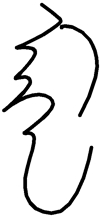
#> input picture src/0.jpg, 100 x 216 px
$ python script_aug.py   (older library calls are emulated)
#> lines starting #> are read from the running program, lines starting #| are printed output that depends on the picture; after the words box and inside, x2 and y2 are one past the last pixel; in counts of white or black regions, pixels touching at a corner belong together
#> further down, img is the input picture: shape (216, 100, 3); min 0, max 255, mean 230.4
### Information_extraction.py
from skimage import morphology, data, color
import cv2 as cv
import numpy as np
import math
import random
import copy


def information_extraction(src, k1_control_field_corner, k2_control_field_third_bezier):
    """
    [[list_cor], [list_ske], [list_bezier_use_information]]
     /////[list_bezier_use_information] = [[pt_cor1, pt_cor2],[pt_third_bezier],[俩角点控制域],[第三控制点控制域]]
    """
#> called with k1_control_field_corner = 0.6, k2_control_field_third_bezier = 0.6

    # 计算两点距离
    def two_points_distance(point1, point2):
        p1 = point1[0] - point2[0]
        p2 = point1[1] - point2[1]
        distance = math.hypot(p1, p2)

        return distance

    # 计算点到两点所组成直线距离
    def get_distance_from_point_to_line(point, line_point1, line_point2):
        # 对于两点坐标为同一点时,返回点与点的距离
        if line_point1 == line_point2:
            point_array = np.array(point)
            point1_array = np.array(line_point1)
            return np.linalg.norm(point_array - point1_array)
        # 计算直线的三个参数
        A = line_point2[1] - line_point1[1]
        B = line_point1[0] - line_point2[0]
        C = (line_point1[1] - line_point2[1]) * line_point1[0] + \
            (line_point2[0] - line_point1[0]) * line_point1[1]
        # 根据点到直线的距离公式计算距离
        distance = np.abs(A * point[0] + B * point[1] + C) / (np.sqrt(A ** 2 + B ** 2))
        return distance

    # 骨架索引
    def skeleton_index(skeleton_src):
        index = []
        row, col = skeleton_src.shape
        for a in range(0, row):
            for b in range(0, col):
                if skeleton_src[a][b] == 1:
                    index.append((b, a))

        return index

    # 求多分支点和端点
    def corner_index(list_ske):
        list_corner = []
        for point in list_ske:
            num_branches = 0
            for a in range(-1, 2):
                for b in range(-1, 2):
                    if(point[0] + a, point[1] + b) in list_ske:
                        num_branches = num_branches + 1
            if num_branches != 3:
                list_corner.append(point)

        return list_corner

    # 去掉骨架上所有角点,只留下骨架
    def skeleton_clean(list_ske, list_corner):
        for pt in list_corner:
            list_ske.remove(pt)

        return list_ske

    # 角点去冗余
    def list_corner_clean(image_original, list_corner):
        # 先做角点的连通域检测
        image_original = image_original.astype(np.uint8) * 255
        image_original_copy = np.zeros_like(image_original)
        for pt in list_corner:
            cv.circle(image_original_copy, pt, 0, (255, 255, 255), -1)

        # 连通域检测
        nums_label, labels = cv.connectedComponents(image_original_copy)

        # 连通域的点分类打成list
        list_total = []
        # 先确定要打多少个子list
        for a in range(0, nums_label - 1):
            list_total.append([])
        # 遍历整个labels
        row, col = labels.shape
        for a in range(0, row):
            for b in range(0, col):
                if labels[a][b] > 0:
                    list_total[(labels[a][b] - 1)].append((b, a))

        # 接下来直接选出各个子连通域的中心角点
        list_corner_new = []
        for list in list_total:
            if len(list) == 1:
                list_corner_new.append(list[0])
            else:
                list_sort_a = []
                list_sort_b = []
                list_distance = []
                for pt in list:
                    list_sort_a.append(pt[0])
                    list_sort_b.append(pt[1])
                list_sort_a.sort()
                list_sort_b.sort()
                mid_a = (list_sort_a[0] + list_sort_a[-1]) / 2
                mid_b = (list_sort_b[0] + list_sort_b[-1]) / 2
                for pt in list:
                    list_distance.append(two_points_distance((mid_a, mid_b), pt))
                list_corner_new.append(list[list_distance.index(min(list_distance))])

        return list_corner_new

    # 骨架连通域检测
    def skeleton_connected(image_original, ske_index):

        # 画去冗余后的骨架图
        image_original = image_original.astype(np.uint8) * 255
        image_original_copy = np.zeros_like(image_original)
        for pt in ske_index:
            cv.circle(image_original_copy, pt, 0, (255, 255, 255), 0)

        # 连通域检测
        nums_label, labels = cv.connectedComponents(image_original_copy)

        # 连通域的点分类打成list
        list_total = []
        # 先确定要打多少个子list
        for a in range(0, nums_label-1):
            list_total.append([])
        # 遍历整个labels
        row, col = labels.shape
        for a in range(0, row):
            for b in range(0, col):
                if labels[a][b] > 0:
                    list_total[(labels[a][b]-1)].append((b, a))

        return list_total

    # 骨架角点匹配
    def ske_cor_match(list_ske, list_cor):
        """
        [[end_pt1, end_pt2], [cor_pt1, cor_pt2], [list_ske_pt]]
        """
        list_total = []
        # 是有可能还剩余孤立角点没有骨架匹配的，因为孤立角点没有骨架能匹配
        for list in list_ske:
            list_integration = []
            list_endpoint = []
            list_corner = []
            # 骨架数量大于等于2的情况
            if len(list) >= 2:
                # 先数分支数
                for pt in list:
                    count_branches = 0
                    # 8邻域
                    for a in range(-1, 2):
                        for b in range(-1, 2):
                            if (pt[0] + a, pt[1] + b) in list:
                                count_branches = count_branches + 1
                    # 此时端点一定只有两个
                    if count_branches == 2:
                        list_endpoint.append(pt)
                list_integration.append(list_endpoint)
                # 找到端点后，匹配距离最近的角点
                for pt_end in list_endpoint:
                    # 计算该端点到所有角点的距离
                    list_distance = []
                    for pt_corner in list_cor:
                        list_distance.append(two_points_distance(pt_end, pt_corner))
                    # 取距离最小的角点
                    point_corner = list_cor[list_distance.index(min(list_distance))]
                    list_corner.append(point_corner)
                list_integration.append(list_corner)
                list_integration.append(list)
                list_total.append(list_integration)
            # 骨架数量等于1的情况
            if len(list) == 1:
                # 此时只有一个骨架点，找两个最近的角点匹配
                pt = list[0]
                list_endpoint.append(pt)
                list_endpoint.append(pt)
                list_integration.append(list_endpoint)
                list_distance = []
                for pt_corner in list_cor:
                    list_distance.append(two_points_distance(pt, pt_corner))
                list_copy_distance = copy.copy(list_distance)
                list_copy_distance.sort()
                d_min, d_second_min = list_copy_distance[0], list_copy_distance[1]
                pt_cor1, pt_cor2 = list_cor[list_distance.index(d_min)], list_cor[list_distance.index(d_second_min)]
                list_corner.append(pt_cor1)
                list_corner.append(pt_cor2)
                list_integration.append(list_corner)
                list_integration.append(list)
                list_total.append(list_integration)
        # 考虑有孤立角点存在的情况
        list_cor_wait_clean = []
        for list in list_total:
            for pt in list[1]:
                list_cor_wait_clean.append(pt)
        list_cor_clean = set(list_cor_wait_clean)
        for pt in list_cor_clean:
            list_cor.remove(pt)
        if len(list_cor) != 0:
            for pt in list_cor:
                list_integration = []
                list_endpoint = []
                list_corner = []
                list_endpoint.append(pt)
                list_endpoint.append(pt)
                list_integration.append(list_endpoint)
                # 骨架两个端点和两个角点是一样的
                list_integration.append(list_endpoint)
                list_corner.append(pt)
                list_integration.append(list_corner)
                list_total.append(list_integration)

        return list_total

    # 骨架顺序重排
    def ske_rearrangement(list_total):
        """
         [[cor1_1,cor1_2],[ske_list1]]
        """
        for a in list_total:
            point_temp = a[0][0]
            list_ske_new = []
            while point_temp != a[0][1]:
                list_ske_new.append(point_temp)
                a[2].remove(point_temp)
                list_temp = []
                # 查这个点的8领域
                for x in range(-1, 2):
                    for y in range(-1, 2):
                        if (point_temp[0]+x, point_temp[1]+y) in a[2]:
                            list_temp.append((point_temp[0]+x, point_temp[1]+y))
                point_temp = list_temp[0]
            list_ske_new.append(a[0][1])
            # 重构原来的list_from_ske_cor_match
            del(a[2])
            del(a[0])
            a.append(list_ske_new)

        return list_total

    # 角点增补
    def cor_addition(list_total):
        """
        [[list_cor], [list_ske], [list_bezier_use_information]]
            ///////[list_bezier_use_information] = [[list_cor], [list_ske]]
        """
        # 按照骨架list来循环
        for index_list_total in range(len(list_total)):

            # 数据准备
            list_bezier_information, list_bezier_cor, list_bezier_ske, list_integration = [], [], [], []
            child_list_total = list_total[index_list_total]
            len_ske = len(child_list_total[1])
            # 少数量骨架直接不处理
            if len_ske <= 4:
                list_no_addition = copy.copy(child_list_total)
                list_bezier_information.append(list_no_addition)
                list_total[index_list_total].append(list_bezier_information)
                continue  # 下面的就不执行了，直接走下一次主循环

            # 正常骨架的情况
            list_cor = child_list_total[0]
            list_ske = child_list_total[1]
            # 先给list_bezier_cor打进第一个角点
            list_bezier_cor.append(list_cor[0])
            flag_first_pt = 1  # 设置初始flag，判断从第一个点开始
            flag_need_new_direction = 1
            pt_cor = list_cor[0]  # 定义角点 暂定是第一个角点
            flag_judge_s_change = 0  # 定义判定s型骨架是否改变的flag
            target_arc_x, target_arc_y = 0, 0  # 初始化圆弧形骨架方向
            flag_judge_integration = 0  # 初始化是否整合的判定标签
            list_judge_three_direction = []  # 初始化三个合理方向的列表
            x, y = 0, 0  # 初始化方向
            index_ske = 0

            # 从骨架开始循环
            for index_ske in range(len_ske-3):
                # 先判断需不需要定义新的方向
                if flag_need_new_direction == 1:  # 表示需要一个新的方向
                    flag_need_new_direction = 0  # 重置direction 不需要新方向了

                    # 判断是不是第一个角点
                    if flag_first_pt == 1:  # 表示是第一个角点
                        flag_first_pt = 0  # 重置 不再是第一个点了 只会出现一次
                        pt_cor = list_cor[0]
                        # 判断角点和骨架点是否相邻
                        flag_judge_near = 0  # 初始化near的flag
                        for a in range(-1, 2):
                            for b in range(-1, 2):
                                if list_ske[index_ske][0] + a == pt_cor[0] and list_ske[index_ske][1] + b == pt_cor[1]:
                                    flag_judge_near = 1  # 表示角点和骨架相邻
                                    x, y = list_ske[0][0] - pt_cor[0], list_ske[0][1] - pt_cor[1]
                        if flag_judge_near == 0:  # 表示角点和骨架不相邻，直接取第一和第二骨架的方向
                            x, y = list_ske[1][0] - list_ske[0][0], list_ske[1][1] - list_ske[0][1]
                    # 表示不是第一个角点，直接取角点和骨架的方向
                    else:
                        x, y = list_ske[index_ske][0] - pt_cor[0], list_ske[index_ske][1] - pt_cor[1]

                    # 定义了新的方向，那么判定目标方向也要做更改
                    target_arc_x, target_arc_y = -x, -y
                    # 设定好哪三个方向是符合flag_judge_s_change的,一共有8种情况
                    if (x, y) == (-1, -1):
                        list_judge_three_direction = [(-1, -1), (-1, 0), (0, -1)]
                    elif (x, y) == (-1, 0):
                        list_judge_three_direction = [(-1, 0), (-1, 1), (-1, -1)]
                    elif (x, y) == (-1, 1):
                        list_judge_three_direction = [(-1, 1), (-1, 0), (0, 1)]
                    elif (x, y) == (0, 1):
                        list_judge_three_direction = [(0, 1), (-1, 1), (1, 1)]
                    elif (x, y) == (1, 1):
                        list_judge_three_direction = [(1, 1), (0, 1), (1, 0)]
                    elif (x, y) == (1, 0):
                        list_judge_three_direction = [(1, 0), (1, 1), (1, -1)]
                    elif (x, y) == (1, -1):
                        list_judge_three_direction = [(1, -1), (1, 0), (0, -1)]
                    elif (x, y) == (0, -1):
                        list_judge_three_direction = [(0, -1), (-1, -1), (1, -1)]

                # 判定完是否需要新方向后，就来到这里（不管判定是否成功都要走这一段）
                # 拿此次循环的前后骨架方向用于判定
                direction_ske_x = list_ske[index_ske+1][0] - list_ske[index_ske][0]
                direction_ske_y = list_ske[index_ske+1][1] - list_ske[index_ske][1]

                # 判定是否有符合S型、圆弧形笔画，以此改变整合标签
                # 判定是否有符合圆弧形骨架的情况
                if target_arc_x == direction_ske_x and target_arc_y == direction_ske_y:
                    flag_judge_integration = 1
                # 判定是否有符合S型骨架的情况
                elif flag_judge_s_change == 1:
                    if direction_ske_x == x and direction_ske_y == y:
                        flag_judge_integration = 1
                elif flag_judge_s_change == 0:
                    if (direction_ske_x, direction_ske_y) not in list_judge_three_direction:
                        flag_judge_s_change = 1

                # 以整合标签判定是否整合
                if flag_judge_integration == 0:  # 表示不整合 但是需要把这个点打进新的骨架里
                    list_bezier_ske.append(list_ske[index_ske])
                elif flag_judge_integration == 1:  # 表示要整合,不要忘记初始化
                    # 整合
                    list_bezier_cor.append(list_ske[index_ske])
                    list_integration.append(list_bezier_cor), list_integration.append(list_bezier_ske)
                    list_bezier_information.append(list_integration)
                    # 初始化
                    list_bezier_cor, list_bezier_ske, list_integration = [], [], []
                    pt_cor = list_ske[index_ske]  # 角点需要重新定义
                    list_bezier_cor.append(pt_cor)
                    flag_judge_s_change, flag_judge_integration, flag_need_new_direction = 0, 0, 1

            # 循环走完了，但是还缺最后一次整合，因为还剩下几个骨架点
            list_bezier_cor.append(list_cor[1])
            list_bezier_ske.extend(list_ske[index_ske + 1:])
            list_integration.append(list_bezier_cor), list_integration.append(list_bezier_ske)
            list_bezier_information.append(list_integration)
            list_total[index_list_total].append(list_bezier_information)

        return list_total

    # 找骨架最突出点和第三贝塞尔曲线点
    def third_bezier_curve_point(list_total):
        """
        [[list_cor], [list_ske], [list_bezier_use_information]]
            ///////[list_bezier_use_information] = [[pt_cor1, pt_cor2], [pt_third_bezier]]
        """
        for index_list_total in range(len(list_total)):
            list_bezier_information = list_total[index_list_total][2]
            for index_child_bezier in range(len(list_bezier_information)):
                list_child_bezier = list_bezier_information[index_child_bezier]
                list_ske, list_distance_ske = list_child_bezier[1], []
                pt_cor1, pt_cor2 = list_child_bezier[0][0], list_child_bezier[0][1]
                # 找骨架的最突出点
                for pt_ske in list_ske:
                    list_distance_ske.append(get_distance_from_point_to_line(pt_ske, pt_cor1, pt_cor2))
                pt_bulge = list_ske[list_distance_ske.index(max(list_distance_ske))]  # 最突出点
                # 骨架现在就没用了，删掉
                del(list_total[index_list_total][2][index_child_bezier][1])
                # 第三贝塞尔控制点
                pt_center_x = 0.5 * float(pt_cor1[0]) + 0.5 * float(pt_cor2[0])
                pt_center_y = 0.5 * float(pt_cor1[1]) + 0.5 * float(pt_cor2[1])
                pt_third_bezier_x = int((float(pt_bulge[0]) - pt_center_x) * 2 + pt_center_x)
                pt_third_bezier_y = int((float(pt_bulge[1]) - pt_center_y) * 2 + pt_center_y)
                pt_third_bezier = [(pt_third_bezier_x, pt_third_bezier_y)]  # 第三控制点
                # 打进数据
                list_total[index_list_total][2][index_child_bezier].append(pt_third_bezier)

        return list_total

    # 控制域计算
    def control_field(list_total, k1, k2):  # （k_角点, k_第三控制点)
        """
        [[list_cor], [list_ske], [list_bezier_use_information]]
            ///////[list_bezier_use_information] = [[pt_cor1, pt_cor2],[pt_third_bezier],[俩角点控制域],[第三控制点控制域]]
        """

        # 首先需要所有角点的集合
        list_cor_all = []
        for p in list_total:
            for q in p[2]:
                for pt in q[0]:
                    list_cor_all.append(pt)
        list_cor_all = list(set(list_cor_all))

        # 主循环开始
        for index_list_total in range(len(list_total)):
            list_bezier_information = list_total[index_list_total][2]
            for index_child_bezier in range(len(list_bezier_information)):
                list_child_bezier = list_bezier_information[index_child_bezier]
                list_cor, pt_third_bezier = list_child_bezier[0], list_child_bezier[1][0]
                pt_cor1, pt_cor2 = list_cor[0], list_cor[1]
                list_control_field_corner, list_control_field_third_bezier = [], []

                # 先计算角点控制域
                for pt_cor in list_cor:
                    list_temp = copy.copy(list_cor_all)  # copy所有角点的list
                    list_temp.remove(pt_cor)  # 在list中删除掉此刻遍历的角点
                    list_distance = []  # 创建一个用于缓存角点间距离的list
                    for pt_temp in list_temp:
                        list_distance.append(two_points_distance(pt_temp, pt_cor))
                    pt_corner_min_distance = list_temp[list_distance.index(min(list_distance))]  # 取与pt距离最小的角点
                    # 控制域大小
                    width_control_field = float(abs(pt_cor[0] - pt_corner_min_distance[0]) * k1)
                    height_control_field = float(abs(pt_cor[1] - pt_corner_min_distance[1]) * k1)
                    # 数据打进list_control_field_corner
                    list_control_field_corner.append([width_control_field, height_control_field])

                # 计算第三控制点控制域
                len_rectangular = float(get_distance_from_point_to_line(pt_third_bezier, pt_cor1, pt_cor2))
                list_control_field_third_bezier.append(float(len_rectangular * k2))

                # 打数据
                list_total[index_list_total][2][index_child_bezier].append(list_control_field_corner)
                list_total[index_list_total][2][index_child_bezier].append(list_control_field_third_bezier)

        return list_total

    # 画出来看用的
    # [47 lines left out: function draw_temp, not called in this run]

    # 手写体转骨架
    img = src
    img = cv.blur(img, (3, 3))
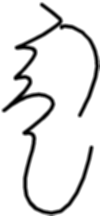
#> img: shape (216, 100, 3); min 0, max 255, mean 230.3
    gray = cv.cvtColor(img, cv.COLOR_BGR2GRAY)
    # gray = 255 - gray
    gray = (gray < 240)
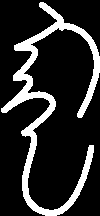
#> gray: shape (216, 100) bool; 16.6% white; 1 white region, box (x1, y1, x2, y2) and area: (1, 2, 100, 216) 3587
    skeleton_image = morphology.skeletonize(gray)
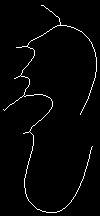
#> skeleton_image: shape (216, 100) bool; 2.3% white in thin lines or dots

    # 计算骨架list
    list_skeleton = skeleton_index(skeleton_image)
#> (the rest of the program and of its run is left out)
